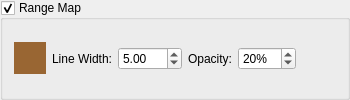
        <widget class="QGroupBox" name="rangeMapVisible_" >
         <property name="sizePolicy" >
          <sizepolicy vsizetype="Preferred" hsizetype="Preferred" >
           <horstretch>0</horstretch>
           <verstretch>0</verstretch>
          </sizepolicy>
         </property>
         <property name="title" >
          <string>Range Map</string>
         </property>
         <property name="flat" >
          <bool>false</bool>
         </property>
         <property name="checkable" >
          <bool>true</bool>
         </property>
         <property name="checked" >
          <bool>true</bool>
         </property>
         <layout class="QHBoxLayout" >
          <item>
           <widget class="SideCar::GUI::ColorButtonWidget" name="rangeMapColor_" >
            <property name="sizePolicy" >
             <sizepolicy vsizetype="Fixed" hsizetype="Fixed" >
              <horstretch>0</horstretch>
              <verstretch>0</verstretch>
             </sizepolicy>
            </property>
            <property name="minimumSize" >
             <size>
              <width>32</width>
              <height>32</height>
             </size>
            </property>
            <property name="maximumSize" >
             <size>
              <width>32</width>
              <height>32</height>
             </size>
            </property>
            <property name="palette" >
             <palette>
              <active>
               <colorrole role="WindowText" >
                <brush brushstyle="SolidPattern" >
                 <color alpha="255" >
                  <red>0</red>
                  <green>0</green>
                  <blue>0</blue>
                 </color>
                </brush>
               </colorrole>
               <colorrole role="Button" >
                <brush brushstyle="SolidPattern" >
                 <color alpha="255" >
                  <red>153</red>
                  <green>102</green>
                  <blue>51</blue>
                 </color>
                </brush>
               </colorrole>
               <colorrole role="Light" >
                <brush brushstyle="SolidPattern" >
                 <color alpha="255" >
                  <red>230</red>
                  <green>153</green>
                  <blue>76</blue>
                 </color>
                </brush>
               </colorrole>
               <colorrole role="Midlight" >
                <brush brushstyle="SolidPattern" >
                 <color alpha="255" >
                  <red>191</red>
                  <green>127</green>
                  <blue>63</blue>
                 </color>
                </brush>
               </colorrole>
               <colorrole role="Dark" >
                <brush brushstyle="SolidPattern" >
                 <color alpha="255" >
                  <red>76</red>
                  <green>51</green>
                  <blue>25</blue>
                 </color>
                </brush>
               </colorrole>
               <colorrole role="Mid" >
                <brush brushstyle="SolidPattern" >
                 <color alpha="255" >
                  <red>102</red>
                  <green>68</green>
                  <blue>34</blue>
                 </color>
                </brush>
               </colorrole>
               <colorrole role="Text" >
                <brush brushstyle="SolidPattern" >
                 <color alpha="255" >
                  <red>0</red>
                  <green>0</green>
                  <blue>0</blue>
                 </color>
                </brush>
               </colorrole>
               <colorrole role="BrightText" >
                <brush brushstyle="SolidPattern" >
                 <color alpha="255" >
                  <red>255</red>
                  <green>255</green>
                  <blue>255</blue>
                 </color>
                </brush>
               </colorrole>
               <colorrole role="ButtonText" >
                <brush brushstyle="SolidPattern" >
                 <color alpha="255" >
                  <red>0</red>
                  <green>0</green>
                  <blue>0</blue>
                 </color>
                </brush>
               </colorrole>
               <colorrole role="Base" >
                <brush brushstyle="SolidPattern" >
                 <color alpha="255" >
                  <red>255</red>
                  <green>255</green>
                  <blue>255</blue>
                 </color>
                </brush>
               </colorrole>
               <colorrole role="Window" >
                <brush brushstyle="SolidPattern" >
                 <color alpha="255" >
                  <red>153</red>
                  <green>102</green>
                  <blue>51</blue>
                 </color>
                </brush>
               </colorrole>
               <colorrole role="Shadow" >
                <brush brushstyle="SolidPattern" >
                 <color alpha="255" >
                  <red>0</red>
                  <green>0</green>
                  <blue>0</blue>
                 </color>
                </brush>
               </colorrole>
               <colorrole role="AlternateBase" >
                <brush brushstyle="SolidPattern" >
                 <color alpha="255" >
                  <red>204</red>
                  <green>178</green>
                  <blue>153</blue>
                 </color>
                </brush>
               </colorrole>
              </active>
              <inactive>
               <colorrole role="WindowText" >
                <brush brushstyle="SolidPattern" >
                 <color alpha="255" >
                  <red>0</red>
                  <green>0</green>
                  <blue>0</blue>
                 </color>
                </brush>
               </colorrole>
               <colorrole role="Button" >
                <brush brushstyle="SolidPattern" >
                 <color alpha="255" >
                  <red>153</red>
                  <green>102</green>
                  <blue>51</blue>
                 </color>
                </brush>
               </colorrole>
               <colorrole role="Light" >
                <brush brushstyle="SolidPattern" >
                 <color alpha="255" >
                  <red>230</red>
                  <green>153</green>
                  <blue>76</blue>
                 </color>
                </brush>
               </colorrole>
               <colorrole role="Midlight" >
                <brush brushstyle="SolidPattern" >
                 <color alpha="255" >
                  <red>191</red>
                  <green>127</green>
                  <blue>63</blue>
                 </color>
                </brush>
               </colorrole>
               <colorrole role="Dark" >
                <brush brushstyle="SolidPattern" >
                 <color alpha="255" >
                  <red>76</red>
                  <green>51</green>
                  <blue>25</blue>
                 </color>
                </brush>
               </colorrole>
               <colorrole role="Mid" >
                <brush brushstyle="SolidPattern" >
                 <color alpha="255" >
                  <red>102</red>
                  <green>68</green>
                  <blue>34</blue>
                 </color>
                </brush>
               </colorrole>
               <colorrole role="Text" >
                <brush brushstyle="SolidPattern" >
                 <color alpha="255" >
                  <red>0</red>
                  <green>0</green>
                  <blue>0</blue>
                 </color>
                </brush>
               </colorrole>
               <colorrole role="BrightText" >
                <brush brushstyle="SolidPattern" >
                 <color alpha="255" >
                  <red>255</red>
                  <green>255</green>
                  <blue>255</blue>
                 </color>
                </brush>
               </colorrole>
               <colorrole role="ButtonText" >
                <brush brushstyle="SolidPattern" >
                 <color alpha="255" >
                  <red>0</red>
                  <green>0</green>
                  <blue>0</blue>
                 </color>
                </brush>
               </colorrole>
               <colorrole role="Base" >
                <brush brushstyle="SolidPattern" >
                 <color alpha="255" >
                  <red>255</red>
                  <green>255</green>
                  <blue>255</blue>
                 </color>
                </brush>
               </colorrole>
               <colorrole role="Window" >
                <brush brushstyle="SolidPattern" >
                 <color alpha="255" >
                  <red>153</red>
                  <green>102</green>
                  <blue>51</blue>
                 </color>
                </brush>
               </colorrole>
               <colorrole role="Shadow" >
                <brush brushstyle="SolidPattern" >
                 <color alpha="255" >
                  <red>0</red>
                  <green>0</green>
                  <blue>0</blue>
                 </color>
                </brush>
               </colorrole>
               <colorrole role="AlternateBase" >
                <brush brushstyle="SolidPattern" >
                 <color alpha="255" >
                  <red>204</red>
                  <green>178</green>
                  <blue>153</blue>
                 </color>
                </brush>
               </colorrole>
              </inactive>
              <disabled>
               <colorrole role="WindowText" >
                <brush brushstyle="SolidPattern" >
                 <color alpha="255" >
                  <red>76</red>
                  <green>51</green>
                  <blue>25</blue>
                 </color>
                </brush>
               </colorrole>
               <colorrole role="Button" >
                <brush brushstyle="SolidPattern" >
                 <color alpha="255" >
                  <red>153</red>
                  <green>102</green>
                  <blue>51</blue>
                 </color>
                </brush>
               </colorrole>
               <colorrole role="Light" >
                <brush brushstyle="SolidPattern" >
                 <color alpha="255" >
                  <red>230</red>
                  <green>153</green>
                  <blue>76</blue>
                 </color>
                </brush>
               </colorrole>
               <colorrole role="Midlight" >
                <brush brushstyle="SolidPattern" >
                 <color alpha="255" >
                  <red>191</red>
                  <green>127</green>
                  <blue>63</blue>
                 </color>
                </brush>
               </colorrole>
               <colorrole role="Dark" >
                <brush brushstyle="SolidPattern" >
                 <color alpha="255" >
                  <red>76</red>
                  <green>51</green>
                  <blue>25</blue>
                 </color>
                </brush>
               </colorrole>
               <colorrole role="Mid" >
                <brush brushstyle="SolidPattern" >
                 <color alpha="255" >
                  <red>102</red>
                  <green>68</green>
                  <blue>34</blue>
                 </color>
                </brush>
               </colorrole>
               <colorrole role="Text" >
                <brush brushstyle="SolidPattern" >
                 <color alpha="255" >
                  <red>76</red>
                  <green>51</green>
                  <blue>25</blue>
                 </color>
                </brush>
               </colorrole>
               <colorrole role="BrightText" >
                <brush brushstyle="SolidPattern" >
                 <color alpha="255" >
                  <red>255</red>
                  <green>255</green>
                  <blue>255</blue>
                 </color>
                </brush>
               </colorrole>
               <colorrole role="ButtonText" >
                <brush brushstyle="SolidPattern" >
                 <color alpha="255" >
                  <red>76</red>
                  <green>51</green>
                  <blue>25</blue>
                 </color>
                </brush>
               </colorrole>
               <colorrole role="Base" >
                <brush brushstyle="SolidPattern" >
                 <color alpha="255" >
                  <red>153</red>
                  <green>102</green>
                  <blue>51</blue>
                 </color>
                </brush>
               </colorrole>
               <colorrole role="Window" >
                <brush brushstyle="SolidPattern" >
                 <color alpha="255" >
                  <red>153</red>
                  <green>102</green>
                  <blue>51</blue>
                 </color>
                </brush>
               </colorrole>
               <colorrole role="Shadow" >
                <brush brushstyle="SolidPattern" >
                 <color alpha="255" >
                  <red>0</red>
                  <green>0</green>
                  <blue>0</blue>
                 </color>
                </brush>
               </colorrole>
               <colorrole role="AlternateBase" >
                <brush brushstyle="SolidPattern" >
                 <color alpha="255" >
                  <red>153</red>
                  <green>102</green>
                  <blue>51</blue>
                 </color>
                </brush>
               </colorrole>
              </disabled>
             </palette>
            </property>
            <property name="autoFillBackground" >
             <bool>true</bool>
            </property>
            <property name="autoDefault" >
             <bool>false</bool>
            </property>
            <property name="flat" >
             <bool>true</bool>
            </property>
           </widget>
          </item>
          <item>
           <widget class="QLabel" name="label_38" >
            <property name="text" >
             <string>Line Width:</string>
            </property>
            <property name="alignment" >
             <set>Qt::AlignRight|Qt::AlignTrailing|Qt::AlignVCenter</set>
            </property>
           </widget>
          </item>
          <item>
           <widget class="QDoubleSpinBox" name="rangeMapLineWidth_" >
            <property name="keyboardTracking" >
             <bool>false</bool>
            </property>
            <property name="minimum" >
             <double>0.100000000000000</double>
            </property>
            <property name="maximum" >
             <double>100.000000000000000</double>
            </property>
            <property name="singleStep" >
             <double>0.100000000000000</double>
            </property>
            <property name="value" >
             <double>5.000000000000000</double>
            </property>
           </widget>
          </item>
          <item>
           <widget class="QLabel" name="label_39" >
            <property name="text" >
             <string>Opacity:</string>
            </property>
            <property name="alignment" >
             <set>Qt::AlignRight|Qt::AlignTrailing|Qt::AlignVCenter</set>
            </property>
           </widget>
          </item>
          <item>
           <widget class="QSpinBox" name="rangeMapOpacity_" >
            <property name="keyboardTracking" >
             <bool>false</bool>
            </property>
            <property name="suffix" >
             <string>%</string>
            </property>
            <property name="maximum" >
             <number>100</number>
            </property>
            <property name="value" >
             <number>20</number>
            </property>
           </widget>
          </item>
          <item>
           <spacer>
            <property name="orientation" >
             <enum>Qt::Horizontal</enum>
            </property>
            <property name="sizeHint" stdset="0" >
             <size>
              <width>40</width>
              <height>20</height>
             </size>
            </property>
           </spacer>
          </item>
         </layout>
        </widget>
